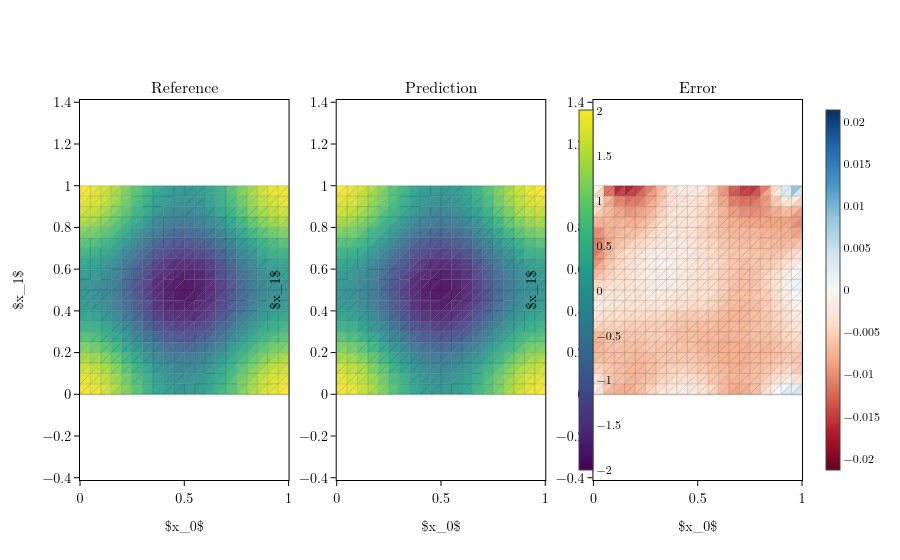

Here is the notebook cell this chart was saved with:
### Code cell
import numpy as np
def reference(x):
    return np.cos(2*math.pi*x[:, [0]]) + np.cos(2*math.pi*x[:, [1]])

layout = pde_graph.visualize(model.output_ports[0], reference=reference)
qewton.visualization.Figure(layout).show()
